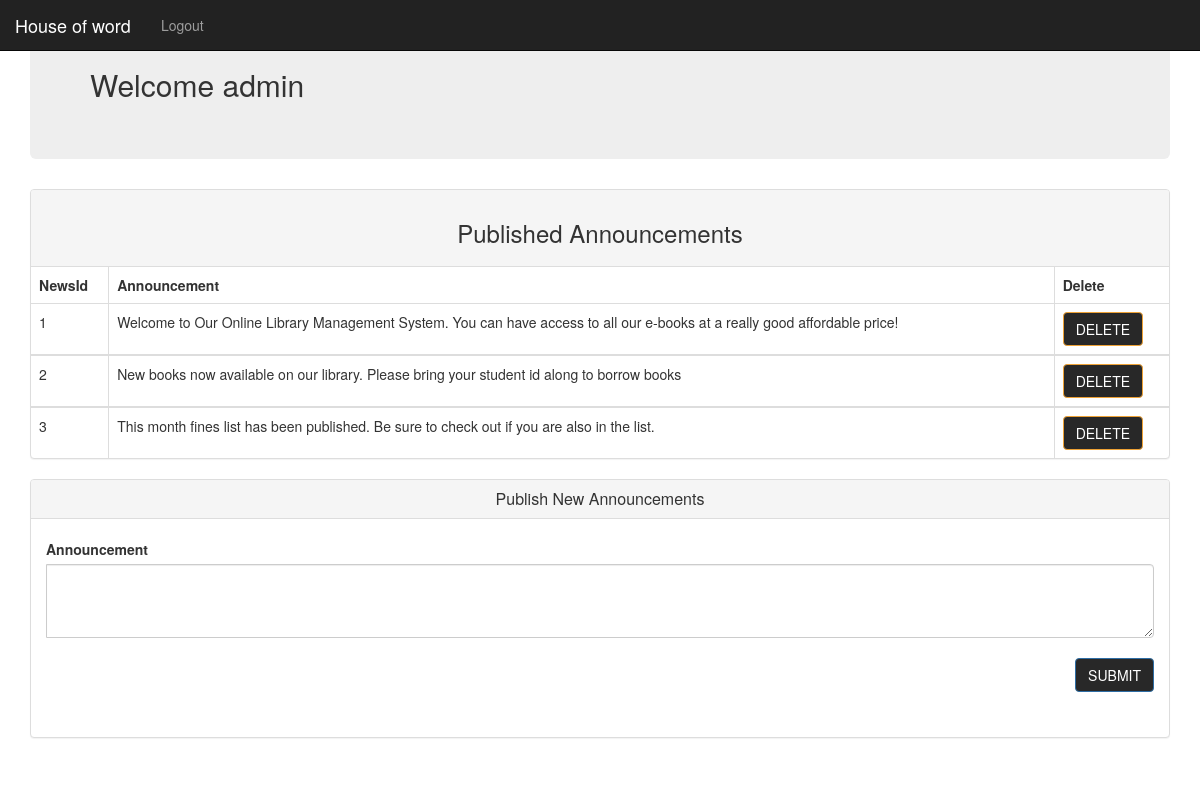
The app's page /admin.php with its own data.
### tables this page shows
CREATE TABLE `news` (
  `newsId` int(11) NOT NULL,
  `announcement` text NOT NULL
);

### admin.php (the view, shortened to what this page needs)
<?php
require 'includes/db-inc.php';
 include "includes/header.php";
  ?>
<div class="container">
    <?php include "includes/nav.php"; ?>
  <div class="jumbotron">
    <h2>Welcome admin</h2>
  </div>
	</div>
	<div class="container">
		<div class="panel panel-default">
		  <div class="panel-heading">
		  	<div class="row">
		  		<h3 class="center-block">Published Announcements</h3>
			</div>
		  </div>
		  <table class="table table-bordered">
      		<thead>
                <tr>
                    <th>NewsId</th>
                         <th>Announcement</th>
                          <th>Delete</th>
                </tr>
          </thead>
           <?php
          $sql2 = "SELECT * from news";
      $query2 = mysqli_query($conn, $sql2);
      $counter = 1;
      while ($row = mysqli_fetch_array($query2)) {  ?>
        <tbody>
          <td><?php echo $counter++; ?></td>
          <td><?php echo $row['announcement']; ?></td>
         <form method='post' action='admin.php'>
        <td><button name='del' type='submit' value='Delete' class='btn btn-warning' style="background-color: #282828" onclick='return Delete()'>DELETE</button></td>
        </form>
        </tbody>
     <?php }
           ?>
		   </table>
	  </div>
			<div class="panel panel-default">
				  <div class="panel-heading">
				    <h2 class="panel-title center-block">Publish New Announcements</h2>
				  </div>
	  <div class="panel-body">
	    <form role="form" action="admin.php" method="post">
				<div class="input-group col-lg-12 col-md-12 col-sm-12 col-xs-12">
					 <div class="form-group ">
					      <label for="name">Announcement</label>
					       <textarea class="form-control" rows="3" draggable="false" name="news">
					       </textarea>
					  </div>
				</div><br>
	<div class="input-group pull-right">
		<div class="form-group">
			<button class="btn btn-primary" name="submit" style="background-color: #282828">SUBMIT</button>
		</div>
	</div>
        				</form>
				  </div>
			</div>
	</div>
</body>
</html>

### css/style.css (style rules this page uses)
body { overflow-x: hidden; }
.center-block { text-align: center; }
.form-group { margin-bottom: 30px; }
label { margin-top: 5px }
.form-control { border-radius: 4px }

### records on screen
news: announcement "Welcome to Our Online Library Management System. You can have access to all our e-books at a really good affordable price!"
news: announcement "New books now available on our library. Please bring your student id along to borrow books"
news: announcement "This month fines list has been published. Be sure to check out if you are also in the list."
